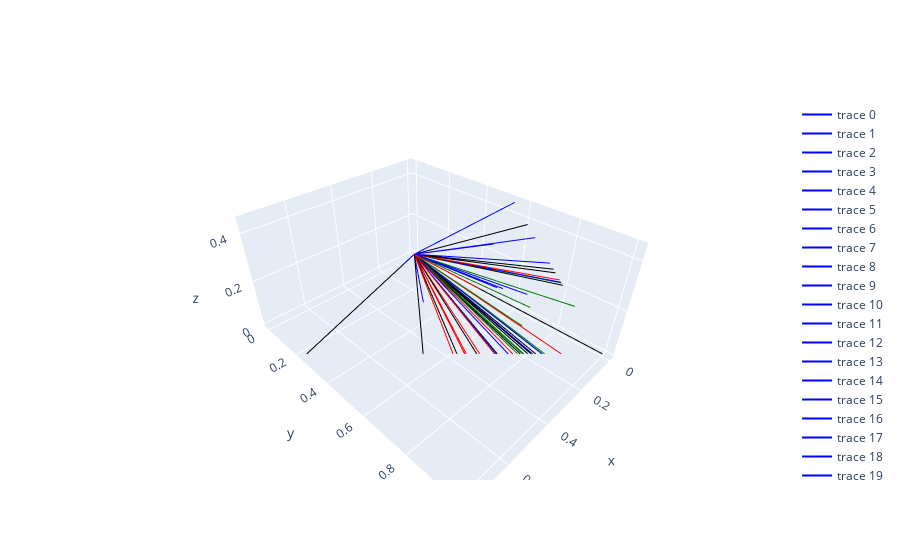

Here is the notebook cell this chart was saved with:
### Code cell
nltk_line_plot(df)

### Figure 1 — Plotly figure (JSON) as saved in the notebook; plotly's stock layout.template omitted (floating-point values rounded to 4 significant figures)
{"data": [{"marker": {"color": "blue"}, "mode": "lines", "type": "scatter3d", "x": [0, 0.278], "y": [0, 0.722], "z": [0, 0]}, {"marker": {"color": "blue"}, "mode": "lines", "type": "scatter3d", "x": [0, 0.18], "y": [0, 0.82], "z": [0, 0]}, {"marker": {"color": "blue"}, "mode": "lines", "type": "scatter3d", "x": [0, 0], "y": [0, 0.787], "z": [0, 0.213]}, {"marker": {"color": "blue"}, "mode": "lines", "type": "scatter3d", "x": [0, 0], "y": [0, 0.654], "z": [0, 0.346]}, {"marker": {"color": "blue"}, "mode": "lines", "type": "scatter3d", "x": [0, 0.243], "y": [0, 0.757], "z": [0, 0]}, {"marker": {"color": "blue"}, "mode": "lines", "type": "scatter3d", "x": [0, 0], "y": [0, 1], "z": [0, 0]}, {"marker": {"color": "blue"}, "mode": "lines", "type": "scatter3d", "x": [0, 0], "y": [0, 1], "z": [0, 0]}, {"marker": {"color": "blue"}, "mode": "lines", "type": "scatter3d", "x": [0, 0.274], "y": [0, 0.726], "z": [0, 0]}, {"marker": {"color": "blue"}, "mode": "lines", "type": "scatter3d", "x": [0, 0], "y": [0, 1], "z": [0, 0]}, {"marker": {"color": "blue"}, "mode": "lines", "type": "scatter3d", "x": [0, 0.105], "y": [0, 0.718], "z": [0, 0.177]}, {"marker": {"color": "blue"}, "mode": "lines", "type": "scatter3d", "x": [0, 0], "y": [0, 1], "z": [0, 0]}, {"marker": {"color": "blue"}, "mode": "lines", "type": "scatter3d", "x": [0, 0], "y": [0, 1], "z": [0, 0]}, {"marker": {"color": "blue"}, "mode": "lines", "type": "scatter3d", "x": [0, 0], "y": [0, 1], "z": [0, 0]}, {"marker": {"color": "blue"}, "mode": "lines", "type": "scatter3d", "x": [0, 0.117], "y": [0, 0.556], "z": [0, 0.327]}, {"marker": {"color": "blue"}, "mode": "lines", "type": "scatter3d", "x": [0, 0], "y": [0, 0.549], "z": [0, 0.451]}, {"marker": {"color": "blue"}, "mode": "lines", "type": "scatter3d", "x": [0, 0.159], "y": [0, 0.647], "z": [0, 0.194]}, {"marker": {"color": "blue"}, "mode": "lines", "type": "scatter3d", "x": [0, 0], "y": [0, 0.73], "z": [0, 0.27]}, {"marker": {"color": "blue"}, "mode": "lines", "type": "scatter3d", "x": [0, 0], "y": [0, 1], "z": [0, 0]}, {"marker": {"color": "blue"}, "mode": "lines", "type": "scatter3d", "x": [0, 0], "y": [0, 1], "z": [0, 0]}, {"marker": {"color": "blue"}, "mode": "lines", "type": "scatter3d", "x": [0, 0.173], "y": [0, 0.63], "z": [0, 0.197]}, {"marker": {"color": "blue"}, "mode": "lines", "type": "scatter3d", "x": [0, 0.156], "y": [0, 0.844], "z": [0, 0]}, {"marker": {"color": "blue"}, "mode": "lines", "type": "scatter3d", "x": [0, 0.376], "y": [0, 0.355], "z": [0, 0.27]}, {"marker": {"color": "blue"}, "mode": "lines", "type": "scatter3d", "x": [0, 0], "y": [0, 1], "z": [0, 0]}, {"marker": {"color": "blue"}, "mode": "lines", "type": "scatter3d", "x": [0, 0.385], "y": [0, 0.462], "z": [0, 0.154]}, {"marker": {"color": "red"}, "mode": "lines", "type": "scatter3d", "x": [0, 0.355], "y": [0, 0.645], "z": [0, 0]}, {"marker": {"color": "red"}, "mode": "lines", "type": "scatter3d", "x": [0, 0], "y": [0, 1], "z": [0, 0]}, {"marker": {"color": "red"}, "mode": "lines", "type": "scatter3d", "x": [0, 0.385], "y": [0, 0.615], "z": [0, 0]}, {"marker": {"color": "red"}, "mode": "lines", "type": "scatter3d", "x": [0, 0], "y": [0, 1], "z": [0, 0]}, {"marker": {"color": "red"}, "mode": "lines", "type": "scatter3d", "x": [0, 0.218], "y": [0, 0.588], "z": [0, 0.193]}, {"marker": {"color": "red"}, "mode": "lines", "type": "scatter3d", "x": [0, 0], "y": [0, 1], "z": [0, 0]}, {"marker": {"color": "red"}, "mode": "lines", "type": "scatter3d", "x": [0, 0.172], "y": [0, 0.828], "z": [0, 0]}, {"marker": {"color": "red"}, "mode": "lines", "type": "scatter3d", "x": [0, 0.278], "y": [0, 0.722], "z": [0, 0]}, {"marker": {"color": "red"}, "mode": "lines", "type": "scatter3d", "x": [0, 0], "y": [0, 1], "z": [0, 0]}, {"marker": {"color": "red"}, "mode": "lines", "type": "scatter3d", "x": [0, 0], "y": [0, 1], "z": [0, 0]}, {"marker": {"color": "red"}, "mode": "lines", "type": "scatter3d", "x": [0, 0], "y": [0, 1], "z": [0, 0]}, {"marker": {"color": "red"}, "mode": "lines", "type": "scatter3d", "x": [0, 0.149], "y": [0, 0.851], "z": [0, 0]}, {"marker": {"color": "red"}, "mode": "lines", "type": "scatter3d", "x": [0, 0], "y": [0, 1], "z": [0, 0]}, {"marker": {"color": "red"}, "mode": "lines", "type": "scatter3d", "x": [0, 0], "y": [0, 1], "z": [0, 0]}, {"marker": {"color": "red"}, "mode": "lines", "type": "scatter3d", "x": [0, 0], "y": [0, 1], "z": [0, 0]}, {"marker": {"color": "red"}, "mode": "lines", "type": "scatter3d", "x": [0, 0.231], "y": [0, 0.769], "z": [0, 0]}, {"marker": {"color": "red"}, "mode": "lines", "type": "scatter3d", "x": [0, 0], "y": [0, 0.78], "z": [0, 0.22]}, {"marker": {"color": "red"}, "mode": "lines", "type": "scatter3d", "x": [0, 0], "y": [0, 1], "z": [0, 0]}, {"marker": {"color": "red"}, "mode": "lines", "type": "scatter3d", "x": [0, 0.106], "y": [0, 0.894], "z": [0, 0]}, {"marker": {"color": "red"}, "mode": "lines", "type": "scatter3d", "x": [0, 0], "y": [0, 1], "z": [0, 0]}, {"marker": {"color": "red"}, "mode": "lines", "type": "scatter3d", "x": [0, 0.351], "y": [0, 0.649], "z": [0, 0]}, {"marker": {"color": "red"}, "mode": "lines", "type": "scatter3d", "x": [0, 0], "y": [0, 1], "z": [0, 0]}, {"marker": {"color": "red"}, "mode": "lines", "type": "scatter3d", "x": [0, 0], "y": [0, 1], "z": [0, 0]}, {"marker": {"color": "red"}, "mode": "lines", "type": "scatter3d", "x": [0, 0], "y": [0, 1], "z": [0, 0]}, {"marker": {"color": "red"}, "mode": "lines", "type": "scatter3d", "x": [0, 0], "y": [0, 1], "z": [0, 0]}, {"marker": {"color": "red"}, "mode": "lines", "type": "scatter3d", "x": [0, 0.316], "y": [0, 0.684], "z": [0, 0]}, {"marker": {"color": "green"}, "mode": "lines", "type": "scatter3d", "x": [0, 0], "y": [0, 1], "z": [0, 0]}, {"marker": {"color": "green"}, "mode": "lines", "type": "scatter3d", "x": [0, 0], "y": [0, 1], "z": [0, 0]}, {"marker": {"color": "green"}, "mode": "lines", "type": "scatter3d", "x": [0, 0], "y": [0, 1], "z": [0, 0]}, {"marker": {"color": "green"}, "mode": "lines", "type": "scatter3d", "x": [0, 0.219], "y": [0, 0.781], "z": [0, 0]}, {"marker": {"color": "green"}, "mode": "lines", "type": "scatter3d", "x": [0, 0], "y": [0, 1], "z": [0, 0]}, {"marker": {"color": "green"}, "mode": "lines", "type": "scatter3d", "x": [0, 0], "y": [0, 0.859], "z": [0, 0.141]}, {"marker": {"color": "green"}, "mode": "lines", "type": "scatter3d", "x": [0, 0], "y": [0, 1], "z": [0, 0]}, {"marker": {"color": "green"}, "mode": "lines", "type": "scatter3d", "x": [0, 0.117], "y": [0, 0.745], "z": [0, 0.138]}, {"marker": {"color": "green"}, "mode": "lines", "type": "scatter3d", "x": [0, 0.203], "y": [0, 0.797], "z": [0, 0]}, {"marker": {"color": "green"}, "mode": "lines", "type": "scatter3d", "x": [0, 0], "y": [0, 1], "z": [0, 0]}, {"marker": {"color": "green"}, "mode": "lines", "type": "scatter3d", "x": [0, 0], "y": [0, 1], "z": [0, 0]}, {"marker": {"color": "green"}, "mode": "lines", "type": "scatter3d", "x": [0, 0], "y": [0, 1], "z": [0, 0]}, {"marker": {"color": "green"}, "mode": "lines", "type": "scatter3d", "x": [0, 0.206], "y": [0, 0.794], "z": [0, 0]}, {"marker": {"color": "green"}, "mode": "lines", "type": "scatter3d", "x": [0, 0], "y": [0, 1], "z": [0, 0]}, {"marker": {"color": "green"}, "mode": "lines", "type": "scatter3d", "x": [0, 0.165], "y": [0, 0.752], "z": [0, 0.083]}, {"marker": {"color": "green"}, "mode": "lines", "type": "scatter3d", "x": [0, 0.155], "y": [0, 0.845], "z": [0, 0]}, {"marker": {"color": "green"}, "mode": "lines", "type": "scatter3d", "x": [0, 0], "y": [0, 1], "z": [0, 0]}, {"marker": {"color": "green"}, "mode": "lines", "type": "scatter3d", "x": [0, 0], "y": [0, 1], "z": [0, 0]}, {"marker": {"color": "green"}, "mode": "lines", "type": "scatter3d", "x": [0, 0], "y": [0, 1], "z": [0, 0]}, {"marker": {"color": "green"}, "mode": "lines", "type": "scatter3d", "x": [0, 0], "y": [0, 1], "z": [0, 0]}, {"marker": {"color": "green"}, "mode": "lines", "type": "scatter3d", "x": [0, 0], "y": [0, 1], "z": [0, 0]}, {"marker": {"color": "green"}, "mode": "lines", "type": "scatter3d", "x": [0, 0.273], "y": [0, 0.727], "z": [0, 0]}, {"marker": {"color": "green"}, "mode": "lines", "type": "scatter3d", "x": [0, 0.149], "y": [0, 0.851], "z": [0, 0]}, {"marker": {"color": "green"}, "mode": "lines", "type": "scatter3d", "x": [0, 0], "y": [0, 0.789], "z": [0, 0.211]}, {"marker": {"color": "green"}, "mode": "lines", "type": "scatter3d", "x": [0, 0], "y": [0, 1], "z": [0, 0]}, {"marker": {"color": "green"}, "mode": "lines", "type": "scatter3d", "x": [0, 0], "y": [0, 1], "z": [0, 0]}, {"marker": {"color": "black"}, "mode": "lines", "type": "scatter3d", "x": [0, 0.762], "y": [0, 0.238], "z": [0, 0]}, {"marker": {"color": "black"}, "mode": "lines", "type": "scatter3d", "x": [0, 0.172], "y": [0, 0.828], "z": [0, 0]}, {"marker": {"color": "black"}, "mode": "lines", "type": "scatter3d", "x": [0, 0.324], "y": [0, 0.676], "z": [0, 0]}, {"marker": {"color": "black"}, "mode": "lines", "type": "scatter3d", "x": [0, 0.184], "y": [0, 0.816], "z": [0, 0]}, {"marker": {"color": "black"}, "mode": "lines", "type": "scatter3d", "x": [0, 0], "y": [0, 0.796], "z": [0, 0.204]}, {"marker": {"color": "black"}, "mode": "lines", "type": "scatter3d", "x": [0, 0.375], "y": [0, 0.625], "z": [0, 0]}, {"marker": {"color": "black"}, "mode": "lines", "type": "scatter3d", "x": [0, 0], "y": [0, 1], "z": [0, 0]}, {"marker": {"color": "black"}, "mode": "lines", "type": "scatter3d", "x": [0, 0], "y": [0, 1], "z": [0, 0]}, {"marker": {"color": "black"}, "mode": "lines", "type": "scatter3d", "x": [0, 0], "y": [0, 1], "z": [0, 0]}, {"marker": {"color": "black"}, "mode": "lines", "type": "scatter3d", "x": [0, 0], "y": [0, 0.615], "z": [0, 0.385]}, {"marker": {"color": "black"}, "mode": "lines", "type": "scatter3d", "x": [0, 0.271], "y": [0, 0.729], "z": [0, 0]}, {"marker": {"color": "black"}, "mode": "lines", "type": "scatter3d", "x": [0, 0.271], "y": [0, 0.729], "z": [0, 0]}, {"marker": {"color": "black"}, "mode": "lines", "type": "scatter3d", "x": [0, 0.192], "y": [0, 0.808], "z": [0, 0]}, {"marker": {"color": "black"}, "mode": "lines", "type": "scatter3d", "x": [0, 0], "y": [0, 0.748], "z": [0, 0.252]}, {"marker": {"color": "black"}, "mode": "lines", "type": "scatter3d", "x": [0, 0], "y": [0, 1], "z": [0, 0]}, {"marker": {"color": "black"}, "mode": "lines", "type": "scatter3d", "x": [0, 0.36], "y": [0, 0.4], "z": [0, 0.24]}, {"marker": {"color": "black"}, "mode": "lines", "type": "scatter3d", "x": [0, 0], "y": [0, 1], "z": [0, 0]}, {"marker": {"color": "black"}, "mode": "lines", "type": "scatter3d", "x": [0, 0.462], "y": [0, 0.538], "z": [0, 0]}, {"marker": {"color": "black"}, "mode": "lines", "type": "scatter3d", "x": [0, 0], "y": [0, 0.759], "z": [0, 0.241]}, {"marker": {"color": "black"}, "mode": "lines", "type": "scatter3d", "x": [0, 0], "y": [0, 1], "z": [0, 0]}, {"marker": {"color": "black"}, "mode": "lines", "type": "scatter3d", "x": [0, 0.212], "y": [0, 0.788], "z": [0, 0]}, {"marker": {"color": "black"}, "mode": "lines", "type": "scatter3d", "x": [0, 0], "y": [0, 1], "z": [0, 0]}, {"marker": {"color": "black"}, "mode": "lines", "type": "scatter3d", "x": [0, 0], "y": [0, 1], "z": [0, 0]}], "layout": {}}
